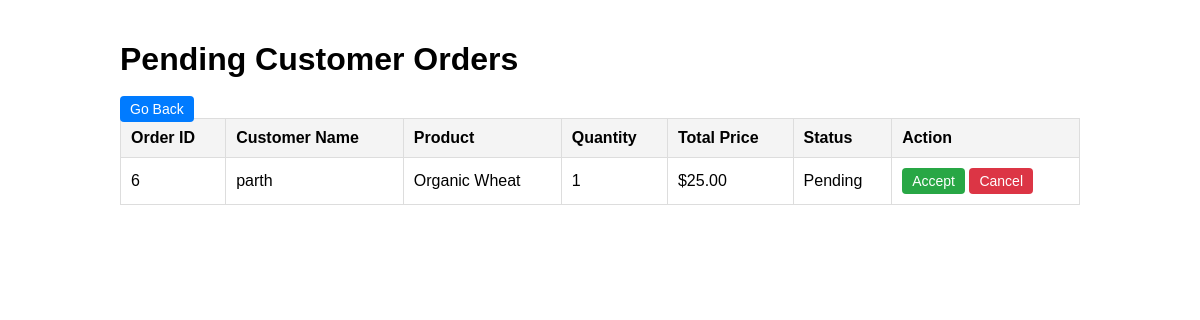
The app's page /view-orders.php (signed in) with its own data.
### tables this page shows
CREATE TABLE `orders` (
  `id` int(11) NOT NULL,
  `customer_name` varchar(255) NOT NULL,
  `product_name` varchar(255) NOT NULL,
  `quantity` int(11) NOT NULL,
  `total_price` decimal(10,2) NOT NULL,
  `created_at` timestamp NOT NULL DEFAULT current_timestamp(),
  `status` enum('Pending','Accepted','Canceled') NOT NULL DEFAULT 'Pending'
);

### view-orders.php (the view, shortened to what this page needs)
<?php
include 'db.php';
$query = "SELECT * FROM orders WHERE status = 'Pending'";
$orders = mysqli_query($conn, $query);
?>
<!DOCTYPE html>
<html lang="en">
<head>
</head>
<body>
    <div class="container">
        <h1>Pending Customer Orders</h1>
        <a href="admin.php" class="btn go-back go-back-button">Go Back</a>
        <table>
            <thead>
                <tr>
                    <th>Order ID</th>
                    <th>Customer Name</th>
                    <th>Product</th>
                    <th>Quantity</th>
                    <th>Total Price</th>
                    <th>Status</th>
                    <th>Action</th>
                </tr>
            </thead>
            <tbody>
                <?php while($order = mysqli_fetch_assoc($orders)){ ?>
                <tr>
                    <td><?php echo htmlspecialchars($order['id']); ?></td>
                    <td><?php echo htmlspecialchars($order['customer_name']); ?></td>
                    <td><?php echo htmlspecialchars($order['product_name']); ?></td>
                    <td><?php echo htmlspecialchars($order['quantity']); ?></td>
                    <td>$<?php echo htmlspecialchars($order['total_price']); ?></td>
                    <td><?php echo htmlspecialchars($order['status']); ?></td>
                    <td>
                        <form method="POST" style="display:inline-block;">
                            <button type="submit" name="update_status" class="btn accept">Accept</button>
                        </form>
                        <form method="POST" style="display:inline-block;">
                            <button type="submit" name="update_status" class="btn cancel">Cancel</button>
                        </form>
                    </td>
                </tr>
                <?php } ?>
            </tbody>
        </table>
    </div>
</body>
</html>

### view-orders.php (style rules this page uses)
body { font-family: Arial, sans-serif; margin: 0; padding: 0; }
table { width: 100%; border-collapse: collapse; }
th, td { padding: 10px; border: 1px solid #ddd; text-align: left; }
th { background-color: #f4f4f4; }
.btn { padding: 5px 10px; border: none; border-radius: 4px; cursor: pointer; font-size: 14px; color: white; }
.accept { background-color: #28a745; }
.cancel { background-color: #dc3545; }
.go-back { background-color: #007bff; color: white; text-decoration: none; }
.container { width: 80%; margin: 0 auto; padding: 20px; }
.go-back-button { margin: 20px 0; }

### records on screen
orders: id "6", customer_name "parth", product_name "Organic Wheat", quantity "1", total_price "25.00", status "Pending"
